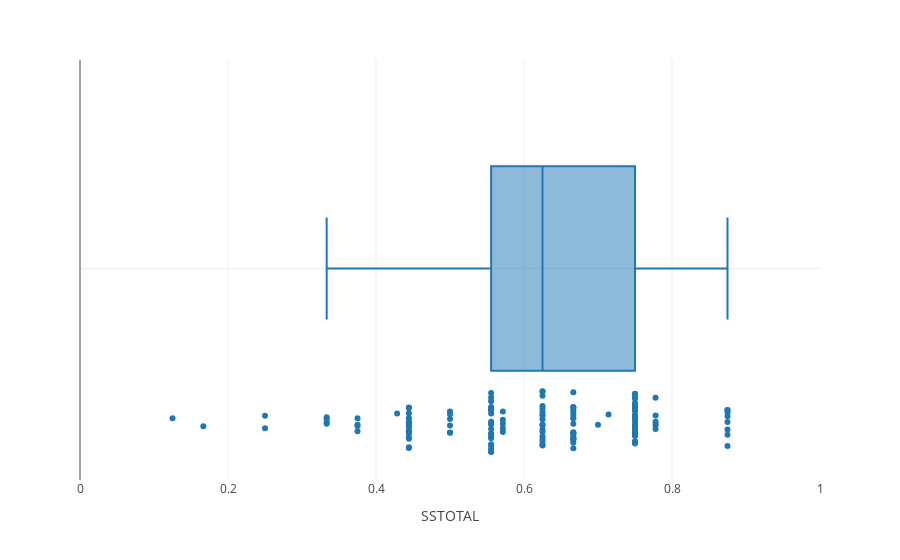

Notebook cell for this chart:
### Markdown cell above
## Quality Assessment

### Code cell
fig = px.box(data_frame = df_quality, x='SSTOTAL', points='all',range_x=[0,1])
fig.write_image('qualityassessment/sstotal_boxplot.pdf', width=WIDTH, height=QUARTER_HEIGHT)
fig.show()

mean = np.mean(df_quality['SSTOTAL'])
print(f'mean: {mean}')

std = np.std(df_quality['SSTOTAL'])
print(f'std: {std}')

variance = np.var(df_quality['SSTOTAL'])
print(f'variance: {variance}')

min = np.min(df_quality['SSTOTAL'])
print(f'min: {min}')

max = np.max(df_quality['SSTOTAL'])
print(f'max: {max}')

median = np.median(df_quality['SSTOTAL'])
print(f'median: {median}')

### Figure 1 — Plotly figure (JSON) as saved in the notebook; plotly's stock layout.template omitted (floating-point values rounded to 4 significant figures; data arrays with more than 128 entries replaced by an {"elided": "..."} marker saying what was removed)
{"data": [{"alignmentgroup": "True", "boxpoints": "all", "hovertemplate": "SSTOTAL=%{x}<extra></extra>", "legendgroup": "", "marker": {"color": "#1F77B4"}, "name": "", "notched": false, "offsetgroup": "", "orientation": "h", "showlegend": false, "type": "box", "x": {"elided": "149 float values"}, "x0": " ", "xaxis": "x", "y0": " ", "yaxis": "y"}], "layout": {"boxmode": "group", "legend": {"tracegroupgap": 0}, "margin": {"t": 60}, "xaxis": {"anchor": "y", "domain": [0, 1], "range": [0, 1], "title": {"text": "SSTOTAL"}}, "yaxis": {"anchor": "x", "domain": [0, 1]}}}
